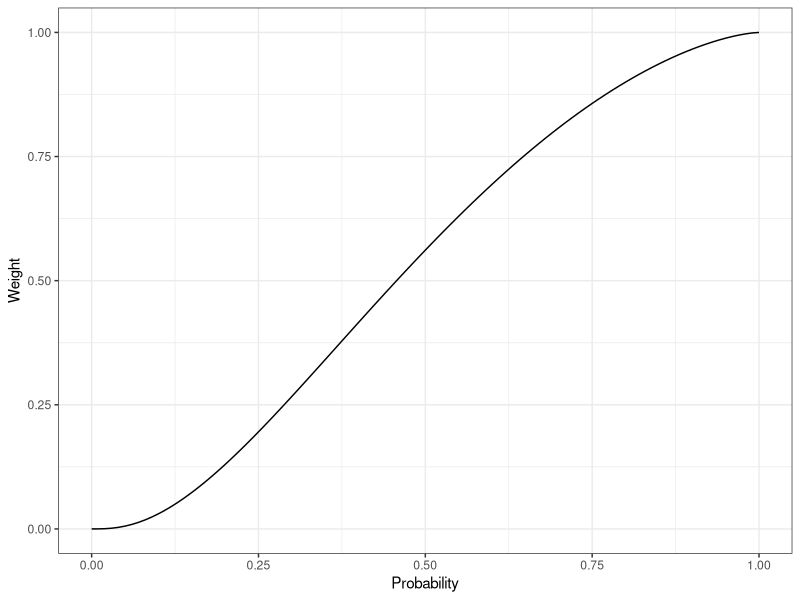

This chart was generated by the following R code:
## ---- chunk 1
#Plot of probabiltiy weighting function using ggplot2
library(ggplot2)
library(dplyr)
library(tidyr)

#Define probability weighting function
prob_weight <- function(p, alpha){
  exp(-(-log(p))^alpha)
}

#Create data frame of probabilities and weights
prob <- seq(0, 1, 0.01)
prob_df <- data.frame(prob = prob, weight = prob_weight(prob, 1.5))

#Plot
ggplot(prob_df, aes(x = prob, y = weight)) +
  geom_line() +
  labs(x = "Probability", y = "Weight") +
  theme_bw()
